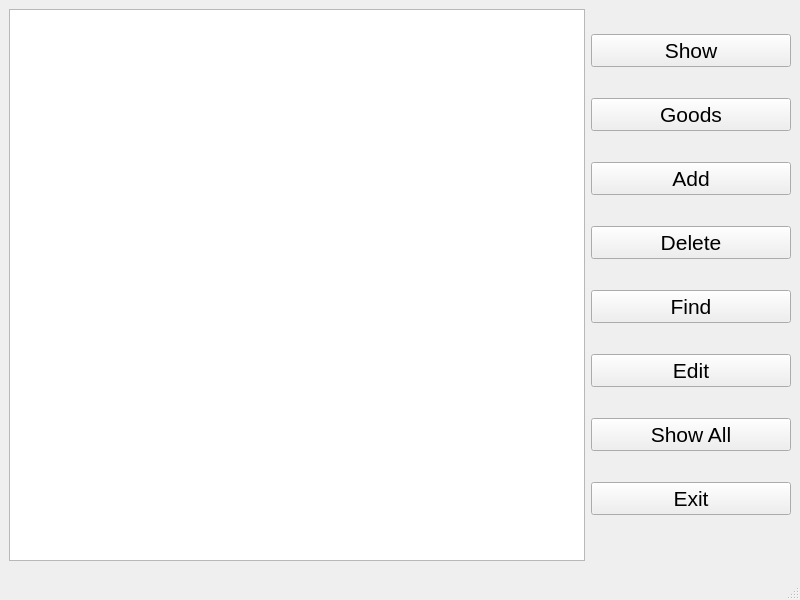
<?xml version="1.0" encoding="UTF-8"?>
<ui version="4.0">
 <class>MainWindow</class>
 <widget class="QMainWindow" name="MainWindow">
  <property name="geometry">
   <rect>
    <x>0</x>
    <y>0</y>
    <width>800</width>
    <height>600</height>
   </rect>
  </property>
  <property name="font">
   <font>
    <pointsize>16</pointsize>
   </font>
  </property>
  <property name="windowTitle">
   <string>Organizer</string>
  </property>
  <widget class="QWidget" name="centralwidget">
   <layout class="QGridLayout">
    <item row="0" column="0">
     <widget class="QTableView" name="tableView"/>
    </item>
    <item row="0" column="1">
     <layout class="QVBoxLayout">
      <item>
       <widget class="QPushButton" name="showButton">
        <property name="text">
         <string>Show</string>
        </property>
       </widget>
      </item>
      <item>
       <widget class="QPushButton" name="goodsButton">
        <property name="text">
         <string>Goods</string>
        </property>
       </widget>
      </item>
      <item>
       <widget class="QPushButton" name="addButton">
        <property name="text">
         <string>Add</string>
        </property>
       </widget>
      </item>
      <item>
       <widget class="QPushButton" name="deleteButton">
        <property name="text">
         <string>Delete</string>
        </property>
       </widget>
      </item>
      <item>
       <widget class="QPushButton" name="findButton">
        <property name="text">
         <string>Find</string>
        </property>
       </widget>
      </item>
      <item>
       <widget class="QPushButton" name="editButton">
        <property name="text">
         <string>Edit</string>
        </property>
       </widget>
      </item>
      <item>
       <widget class="QPushButton" name="showAllButton">
        <property name="text">
         <string>Show All</string>
        </property>
       </widget>
      </item>
      <item>
       <widget class="QPushButton" name="exitButton">
        <property name="text">
         <string>Exit</string>
        </property>
       </widget>
      </item>
      <item>
       <spacer>
        <property name="orientation">
         <enum>Qt::Horizontal</enum>
        </property>
        <property name="sizeType">
         <enum>QSizePolicy::Fixed</enum>
        </property>
        <property name="sizeHint" stdset="0">
         <size>
          <width>200</width>
          <height>20</height>
         </size>
        </property>
       </spacer>
      </item>
     </layout>
    </item>
   </layout>
  </widget>
  <widget class="QStatusBar" name="statusbar"/>
 </widget>
 <resources/>
 <connections/>
</ui>
